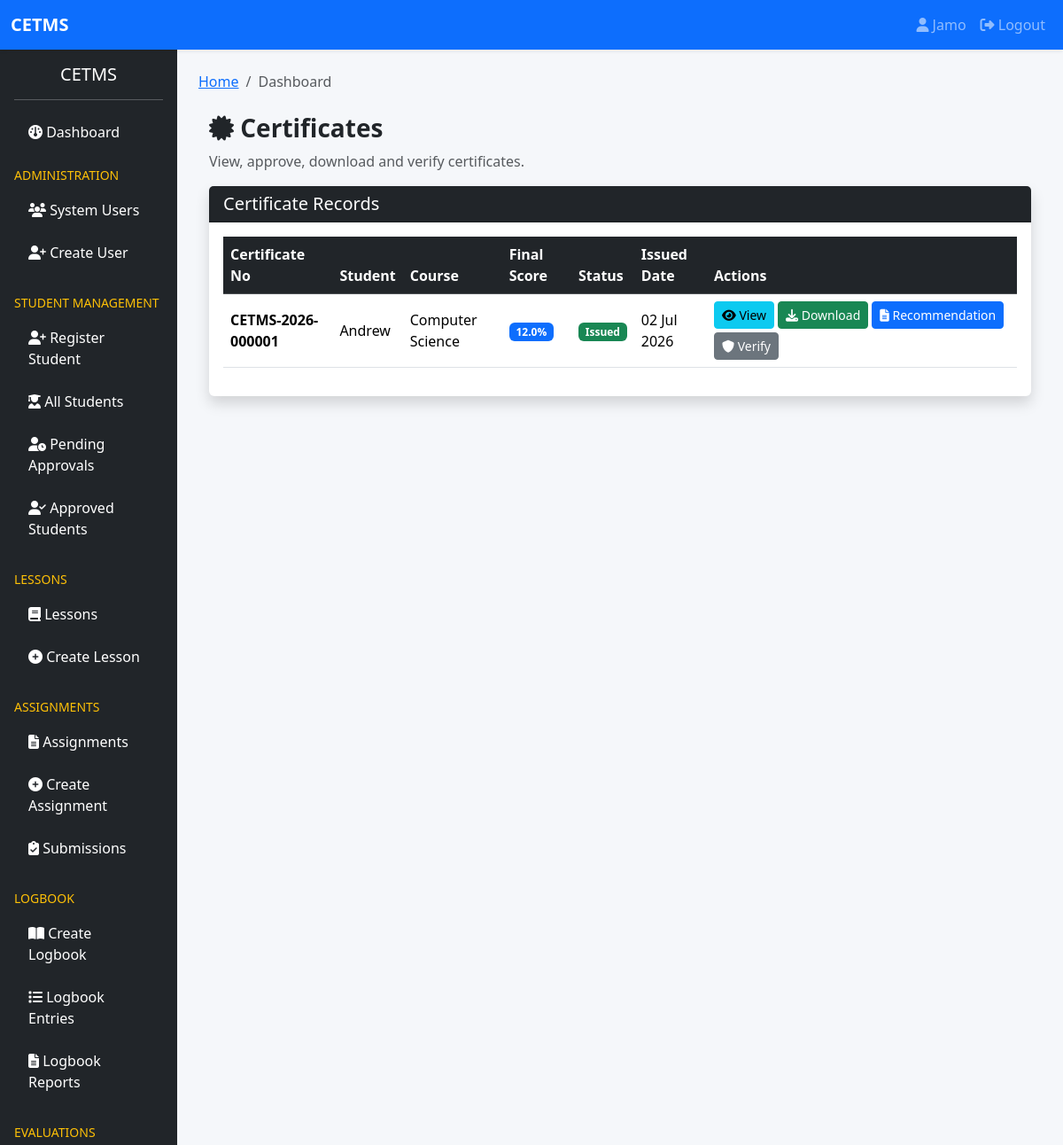
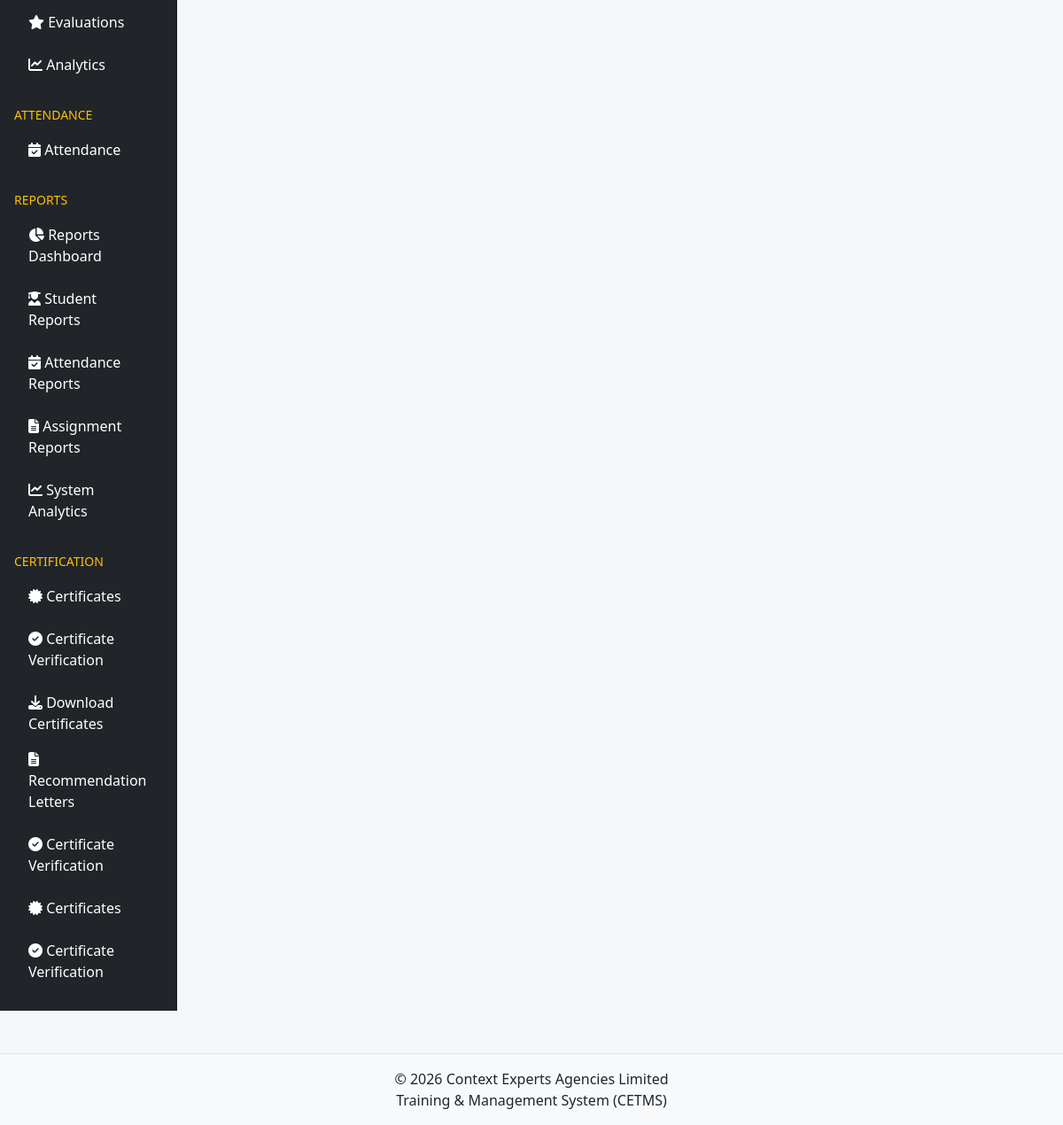
/certificates/ (signed in), run on the app's committed database (2 pictures, top to bottom).
### accounts/models.py (models this page shows, shortened)
class User(AbstractUser):
    ROLE_CHOICES = (
        ('SUPER_ADMIN', 'Super Admin'),
        ('TRAINER', 'Trainer'),
        ('STUDENT', 'Student'),
        ('FINANCE', 'Finance Officer'),
    )
    role = models.CharField(
        max_length=20,
        choices=ROLE_CHOICES,
        default='STUDENT'
    )
    phone_number = models.CharField(
        max_length=20,
        blank=True,
        null=True
    )
    profile_picture = models.ImageField(
        upload_to='profiles/',
        blank=True,
        null=True
    )
    is_verified = models.BooleanField(
        default=False
    )
    last_seen = models.DateTimeField(
        blank=True,
        null=True
    )
    failed_login_attempts = models.PositiveIntegerField(
        default=0
    )
    is_locked = models.BooleanField(
        default=False
    )
    created_at = models.DateTimeField(
        auto_now_add=True
    )
    updated_at = models.DateTimeField(
        auto_now=True
    )
    class Meta:
        ordering = ['-date_joined']
        verbose_name = "User"
        verbose_name_plural = "Users"

### certificates/models.py (models this page shows, shortened)
class Certificate(models.Model):
    STATUS_CHOICES = (
        ("PENDING", "Pending"),
        ("ISSUED", "Issued"),
        ("REVOKED", "Revoked"),
    )
    GRADE_CHOICES = (
        ("DISTINCTION", "Distinction"),
        ("CREDIT", "Credit"),
        ("PASS", "Pass"),
        ("FAIL", "Fail"),
    )
    student = models.ForeignKey(
        settings.AUTH_USER_MODEL,
        on_delete=models.CASCADE,
        related_name="certificates"
    )
    trainer = models.ForeignKey(
        settings.AUTH_USER_MODEL,
        on_delete=models.SET_NULL,
        null=True,
        blank=True,
        related_name="issued_certificates"
    )
    course = models.CharField(
        max_length=255
    )
    certificate_number = models.CharField(
        max_length=50,
        unique=True,
        editable=False
    )
    attendance_score = models.FloatField(
        default=0
    )
    evaluation_score = models.FloatField(
        default=0
    )
    assignment_score = models.FloatField(
        default=0
    )
    logbook_score = models.FloatField(
        default=0
    )
    final_score = models.FloatField(
        default=0
    )
    grade = models.CharField(
        max_length=20,
        choices=GRADE_CHOICES,
        default="FAIL"
    )
    status = models.CharField(
        max_length=20,
        choices=STATUS_CHOICES,
        default="PENDING"
    )
    completion_date = models.DateField(
        null=True,
        blank=True
    )
    issued_at = models.DateTimeField(
        null=True,
        blank=True
    )
    verification_token = models.UUIDField(
        default=uuid.uuid4,
        unique=True,
        editable=False
    )
    remarks = models.TextField(
        blank=True,
        null=True
    )
    revoked_reason = models.TextField(
        blank=True,
        null=True
    )
    created_at = models.DateTimeField(
        auto_now_add=True
    )
    class Meta:
        ordering = ["-created_at"]
        unique_together = ("student", "course")

### students/models.py (models this page shows, shortened)
class Student(models.Model):
    TRAINING_MODE = (
        ('PHYSICAL', 'Physical'),
        ('ONLINE', 'Online'),
        ('HYBRID', 'Hybrid'),
    )
    SESSION = (
        ('MORNING', 'Morning'),
        ('EVENING', 'Evening'),
        ('WEEKEND', 'Weekend'),
    )
    STATUS = (
        ('PENDING', 'Pending Approval'),
        ('APPROVED', 'Approved'),
        ('REJECTED', 'Rejected'),
        ('COMPLETED', 'Completed'),
    )
    GENDER_CHOICES = (
        ('MALE', 'Male'),
        ('FEMALE', 'Female'),
        ('OTHER', 'Other'),
    )
    user = models.OneToOneField(
        settings.AUTH_USER_MODEL,
        on_delete=models.CASCADE,
        related_name='student_profile'
    )
    full_name = models.CharField(
        max_length=255
    )
    admission_number = models.CharField(
        max_length=100,
        unique=True
    )
    national_id = models.CharField(
        max_length=20,
        unique=True
    )
    gender = models.CharField(
        max_length=10,
        choices=GENDER_CHOICES
    )
    date_of_birth = models.DateField(
        null=True,
        blank=True
    )
    phone_number = models.CharField(
        max_length=20
    )
    email = models.EmailField()
    county = models.CharField(
        max_length=100,
        blank=True
    )
    sub_county = models.CharField(
        max_length=100,
        blank=True
    )
    physical_address = models.TextField(
        blank=True
    )
    institution = models.CharField(
        max_length=255
    )
    department = models.CharField(
        max_length=255,
        blank=True
    )
    course = models.CharField(
        max_length=255
    )
    specialization = models.CharField(
        max_length=255,
        blank=True
    )
    year_of_study = models.CharField(
        max_length=50,
        blank=True
    )
    duration = models.CharField(
        max_length=50
    )
    start_date = models.DateField()
    end_date = models.DateField()
    training_mode = models.CharField(
        max_length=20,
        choices=TRAINING_MODE
    )
    session = models.CharField(
        max_length=20,
        choices=SESSION
    )
    attachment_company = models.CharField(
        max_length=255,
        blank=True
    )
    attachment_supervisor = models.CharField(
        max_length=255,
        blank=True
    )
    supervisor_phone = models.CharField(
        max_length=20,
        blank=True
    )
    supervisor_email = models.EmailField(
        blank=True
    )
    emergency_contact_name = models.CharField(
        max_length=255,
        blank=True
    )
    emergency_contact_phone = models.CharField(
        max_length=20,
        blank=True
    )
    emergency_relationship = models.CharField(
        max_length=100,
        blank=True
    )
    passport_photo = models.ImageField(
        upload_to='students/passports/'
    )
    id_copy = models.ImageField(
        upload_to='students/ids/'
    )
    introduction_letter = models.FileField(
        upload_to='students/letters/'
    )
    status = models.CharField(
        max_length=20,
        choices=STATUS,
        default='PENDING'
    )
    approved_by = models.ForeignKey(
        settings.AUTH_USER_MODEL,
        on_delete=models.SET_NULL,
        null=True,
        blank=True,
        related_name='approved_students'
    )
    approved_at = models.DateTimeField(
        null=True,
        blank=True
    )
    created_at = models.DateTimeField(
        auto_now_add=True
    )
    updated_at = models.DateTimeField(
        auto_now=True
    )
    class Meta:
        ordering = ['-created_at']

### certificates/views.py (the view)
@login_required
def certificate_list(request):
    if request.user.role == "STUDENT":
        certificates = Certificate.objects.filter(
            student=request.user
        ).select_related("trainer")
    else:
        certificates = Certificate.objects.select_related(
            "student",
            "trainer"
        ).all()
    return render(
        request,
        "certificate_list.html",
        {
            "certificates": certificates
        }
    )

### certificates/templates/certificate_list.html (shortened to what this page needs)
{% extends 'base.html' %}
{% block content %}
<div class="container mt-4">
    <div class="d-flex justify-content-between align-items-center mb-3">
        <div>
            <h3 class="fw-bold">
                <i class="fa fa-certificate"></i>
                Certificates
            </h3>
            <p class="text-muted mb-0">
                View, approve, download and verify certificates.
            </p>
        </div>
    </div>
    <div class="card shadow border-0">
        <div class="card-header bg-dark text-white">
            <h5 class="mb-0">
                Certificate Records
            </h5>
        </div>
        <div class="card-body">
            <div class="table-responsive">
                <table class="table table-hover align-middle">
                    <thead class="table-dark">
                        <tr>
                            <th>Certificate No</th>
                            <th>Student</th>
                            <th>Course</th>
                            <th>Final Score</th>
                            <th>Status</th>
                            <th>Issued Date</th>
                            <th width="350">Actions</th>
                        </tr>
                    </thead>
                    <tbody>
                        {% for c in certificates %}
                        <tr>
                            <td>
                                <strong>
                                    {{ c.certificate_number }}
                                </strong>
                            </td>
                            <td>
                                {% if c.student.student_profile %}
                                    {{ c.student.student_profile.full_name }}
                                {% else %}
                                    {{ c.student.username }}
                                {% endif %}
                            </td>
                            <td>
                                {{ c.course }}
                            </td>
                            <td>
                                <span class="badge bg-primary">
                                    {{ c.final_score }}%
                                </span>
                            </td>
                            <td>
                                {% if c.status == "ISSUED" %}
                                    <span class="badge bg-success">
                                        Issued
                                    </span>
                                {% elif c.status == "PENDING" %}
                                    <span class="badge bg-warning text-dark">
                                        Pending
                                    </span>
                                {% elif c.status == "REVOKED" %}
                                    <span class="badge bg-danger">
                                        Revoked
                                    </span>
                                {% endif %}
                            </td>
                            <td>
                                {% if c.issued_at %}
                                    {{ c.issued_at|date:"d M Y" }}
                                {% else %}
                                    -
                                {% endif %}
                            </td>
                            <td>
                                <div class="d-flex flex-wrap gap-1">
                                    <a href="{% url 'certificates:detail' c.id %}"
                                       class="btn btn-info btn-sm">
                                        <i class="fa fa-eye"></i>
                                        View
                                    </a>
                                    {% if c.status == "ISSUED" %}
                                    <a href="{% url 'certificates:download' c.id %}"
                                       class="btn btn-success btn-sm">
                                        <i class="fa fa-download"></i>
                                        Download
                                    </a>
                                    <a href="{% url 'certificates:recommendation' c.id %}"
                                       class="btn btn-primary btn-sm">
                                        <i class="fa fa-file-alt"></i>
                                        Recommendation
                                    </a>
                                    <a href="{% url 'certificates:verify' c.verification_token %}"
                                       target="_blank"
                                       class="btn btn-secondary btn-sm">
                                        <i class="fa fa-shield"></i>
                                        Verify
                                    </a>
                                    {% endif %}
                                </div>
                            </td>
                        </tr>
                        {% endfor %}
                    </tbody>
                </table>
            </div>
        </div>
    </div>
</div>
{% endblock %}

### templates/partials/navbar.html (shortened to what this page needs)
<nav class="navbar navbar-expand-lg navbar-dark bg-primary shadow-sm">
    <div class="container-fluid">
        <a class="navbar-brand fw-bold" href="#">
            CETMS
        </a>
        <div class="collapse navbar-collapse" id="navbarNav">
            <ul class="navbar-nav ms-auto">
                {% if user.is_authenticated %}
                    <li class="nav-item">
                        <a class="nav-link"
                           href="{% url 'accounts:profile' %}">
                            <i class="fa fa-user"></i>
                            {{ user.username }}
                        </a>
                    </li>
                    <li class="nav-item">
                        <a class="nav-link"
                           href="{% url 'accounts:logout' %}">
                            <i class="fa fa-sign-out-alt"></i>
                            Logout
                        </a>
                    </li>
                {% endif %}
            </ul>
        </div>
    </div>
</nav>

### static/css/style.css (style rules this page uses)
body { background:#f5f7fa; }
.card { border:none; }

### data on the page
User: username "Jamo"
Certificate: certificate_number "CETMS-2026-000001", student.student_profile.full_name "Andrew", course "Computer Science", final_score "12.0", status "Issued", issued_at "02 Jul 2026"
